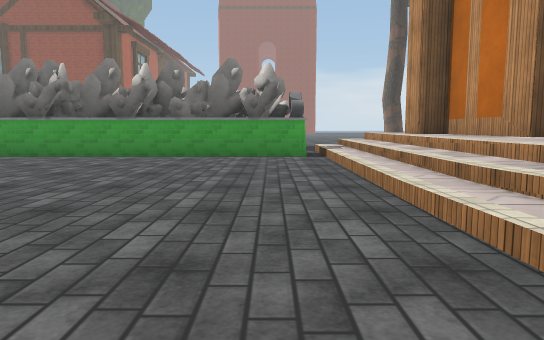
View 1 (above)

16 first-person views from a walk through a scene from a Unity 3-D project. The camera is 1.2 m above the floor, tilts 6° down and sees 70° across. The floor is counted in squares, 2 m on a side. Each view is taken from the middle of a square. On the plan, view 1 faces up. The plan holds only what a view shows up to about 11 squares ahead; the rest is blank. The place goes on beyond the plan. Some animated figures are not drawn. Some surface patterns are stand-ins.

View 2
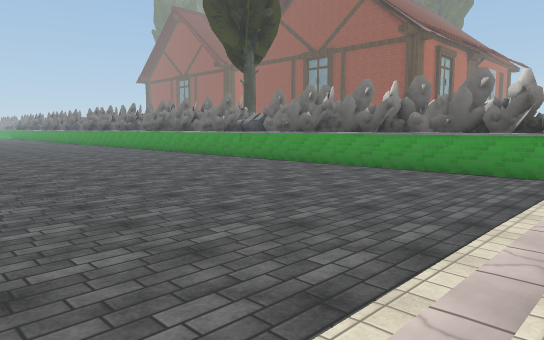

View 3
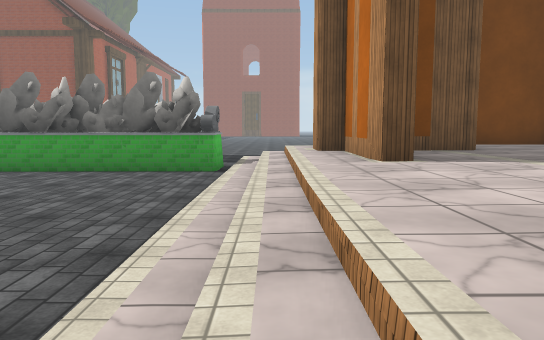

View 4
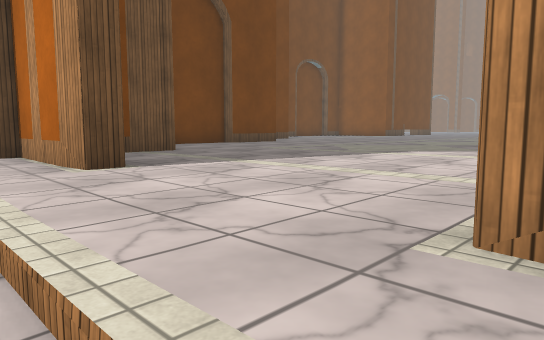

View 5
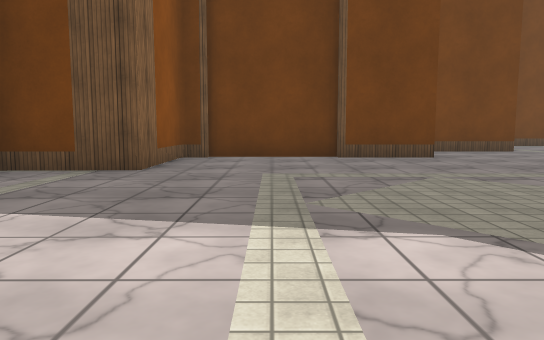

View 6
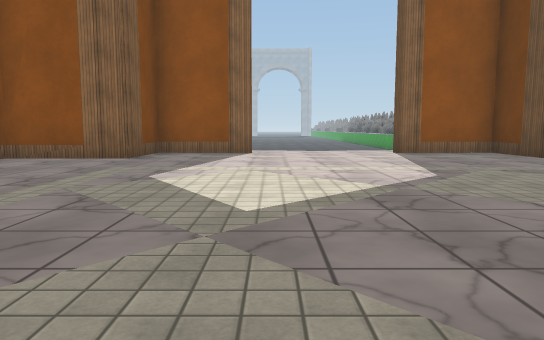

View 7
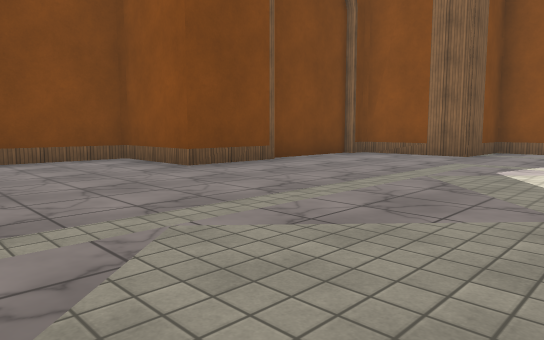

View 8
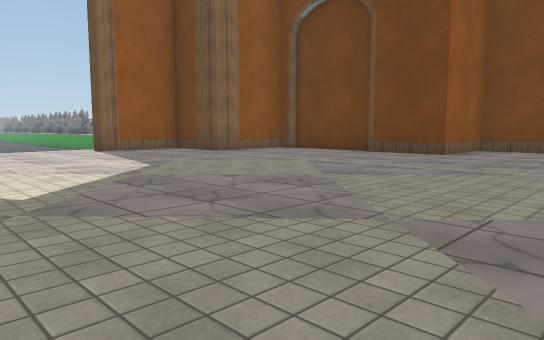

View 9
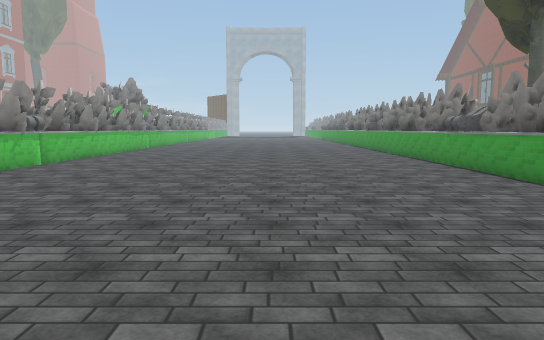

View 10
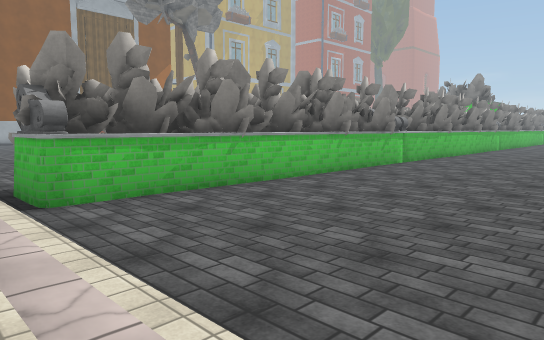

View 11
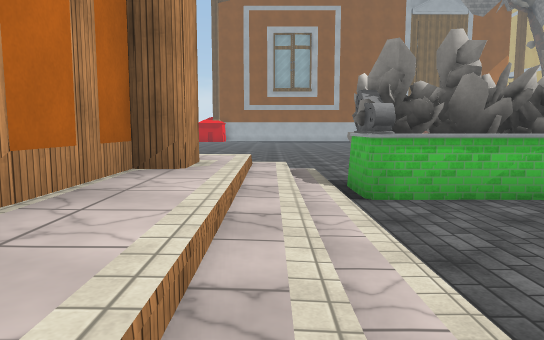

View 12
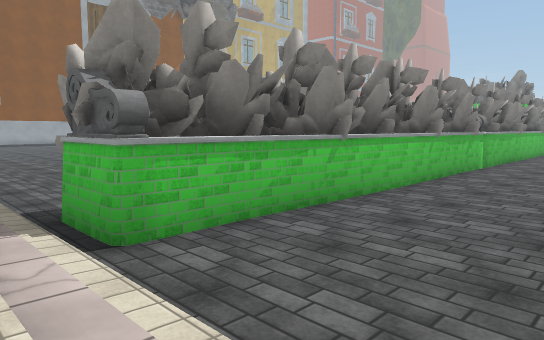

View 13
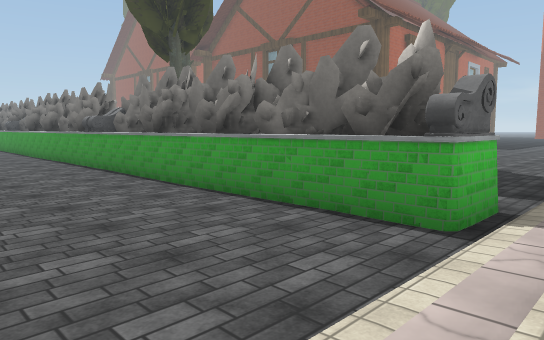

View 14
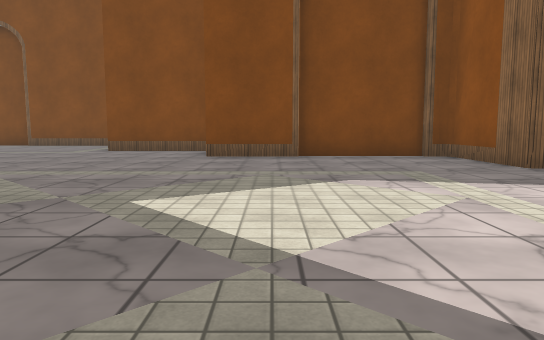

View 15
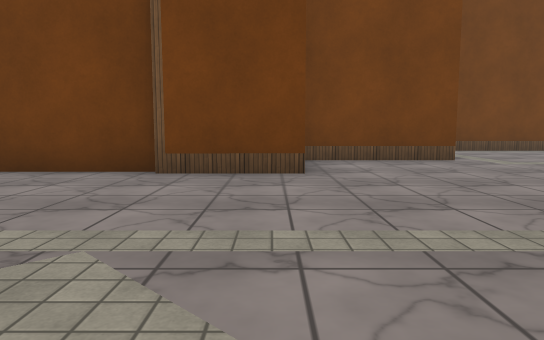

View 16
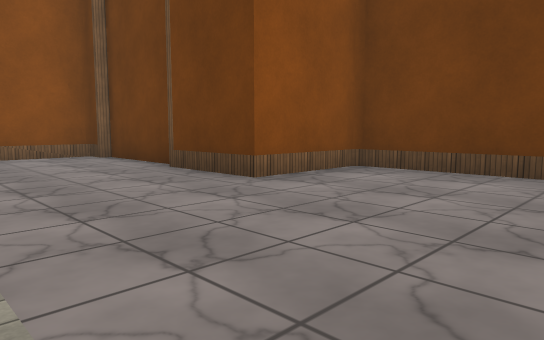

### Floor plan
Key: @ floor where view 1 was taken; # wall or solid block; . main floor; - floor 0.25 m lower than the main floor; _ floor 1 m lower than the main floor; / step, stairs or slope; T thing the floor can be seen under or through.
Columns run from 10 left of view 1 to 15 right of it. Each row starts with its distance up from view 1.
 17          __
 16          __
 15          __
 14           _
 13           __         ####.
 12           __         #....
 11           _/    ######....
 10          _T//   #.........
  9 ##TTTTTTTTT//.  #.........
  8 ___________//####.........
  7 ___________//.#...........
  6  __________//.#..........
  5  __________//............
  4 ___________//.............
  3 ___________//.............
  2 ___________//.............
  1 ___________//.#...........
  0 __________@//.#...........
 -1 ___________/-####.........
 -2 ###########/-#  #.........
 -3       #####///  #.........
 -4           _//   ######....
 -5           __         #....
 -6           __         ####.
 -7           __
 -8          ___
 -9          __
-10          __
-11          __
-12          __

Positions as (right, up) in squares from view 1, and headings:
1: (0, 0), facing up
2: (2, 0), facing up-left
3: (2, 0), facing up
4: (2, 1), facing up-right
5: (8, 2), facing up
6: (14, 2), facing left
7: (15, 2), facing down-left
8: (15, 1), facing up-left
9: (2, 4), facing left
10: (2, 3), facing down-left
11: (2, 3), facing down
12: (2, 1), facing down-left
13: (2, 5), facing up-left
14: (10, 5), facing down
15: (11, 5), facing up
16: (15, 7), facing up-left
